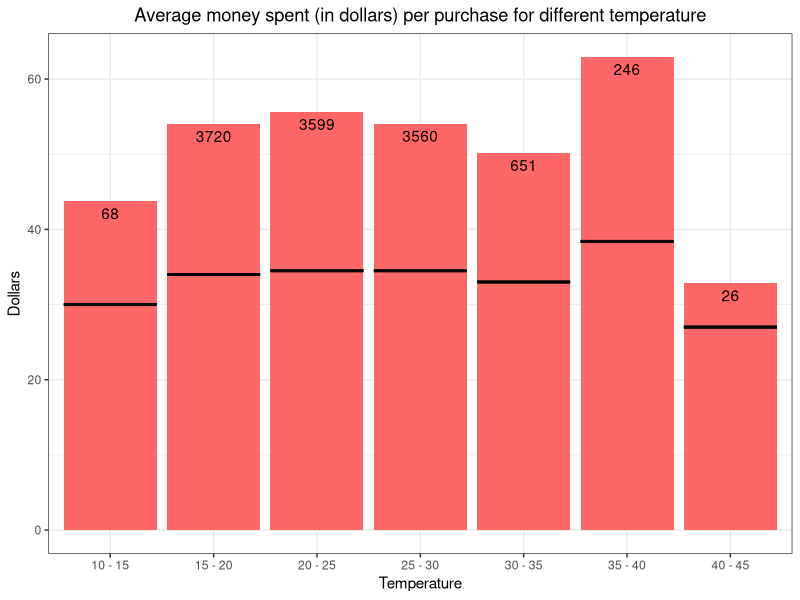
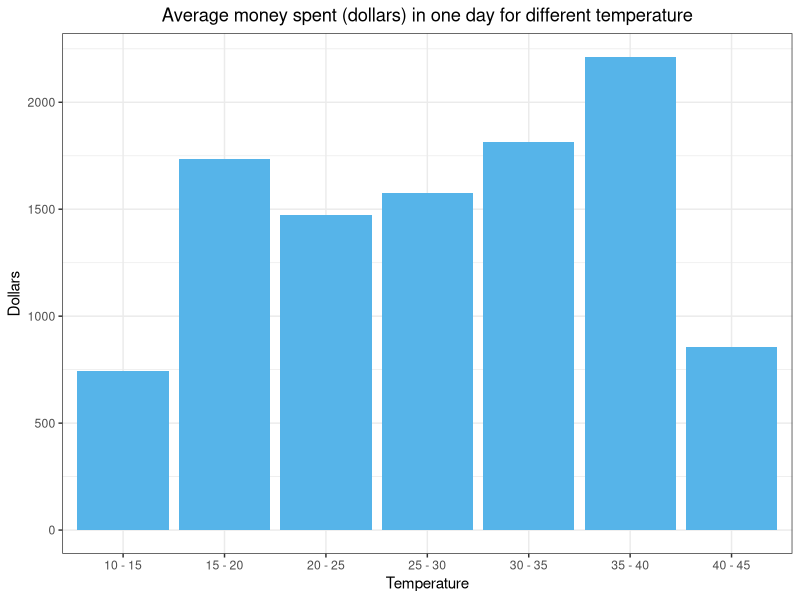
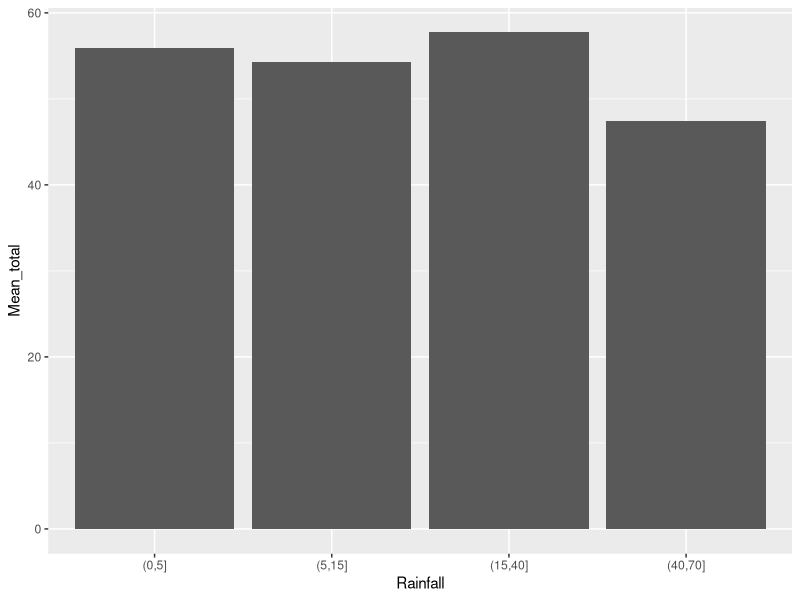
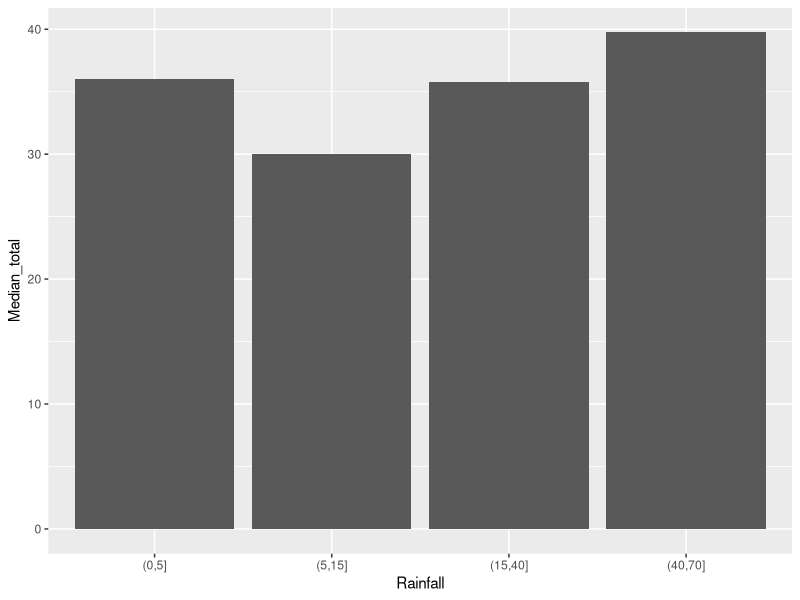
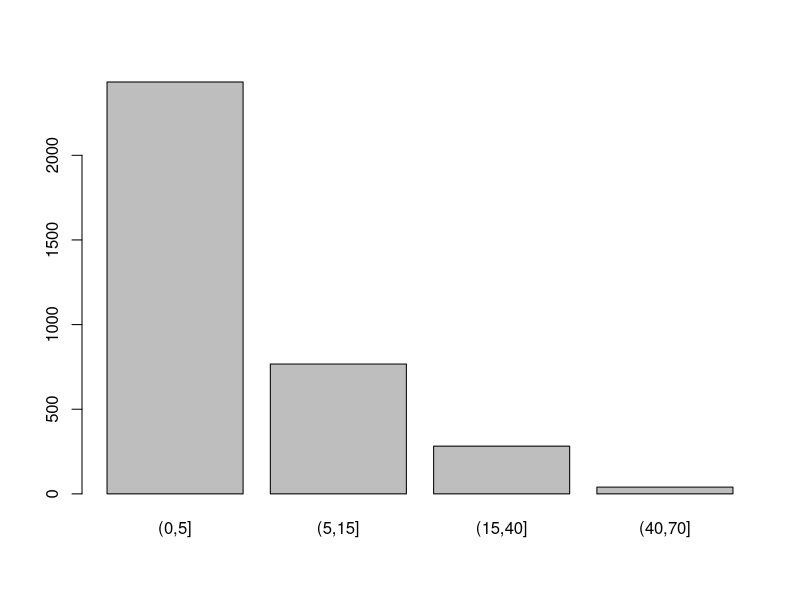
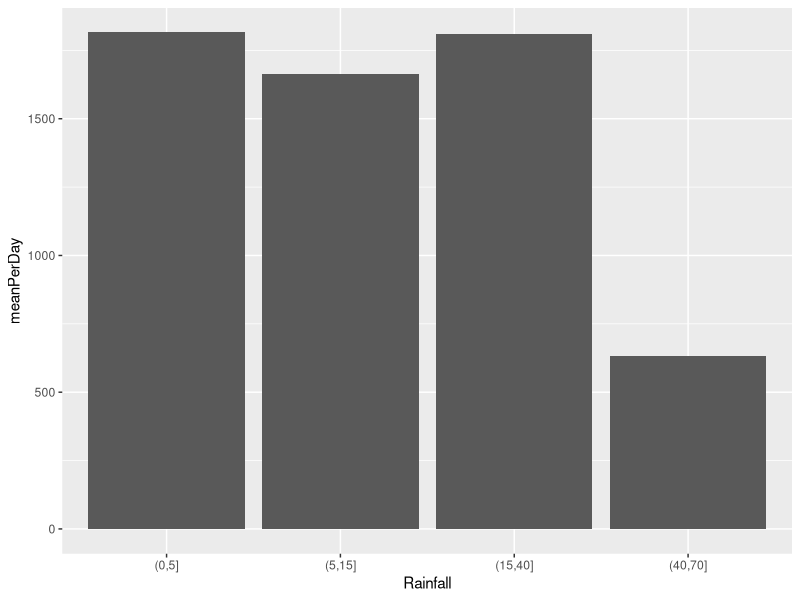

Here is the R script that generated these plots, in order:
## ---- chunk 1

# LOAD DATA
library(ggplot2)
library(tidyr)
library(xtable)
data = read.csv("data/ProcessedData.csv")


# Quick look at top 5 rows of data
head(data)

## Size of data
# For the mtcars dataset, there are 32 rows (the types of cars) and 11 variables (properties of the cars).
dim(data)

## R's classification of data
class(data)

## R's classification of variables
str(data)
#sapply(mtcars, class)
## ---- chunk 2
#The temperature is a quantitative variable. We start by changing it to a qualitative one using ranges that cover 5 degrees Celcius
temp = data$Maximum.temperature..Degree.C.
data$tempGroups = cut(temp, c(10,15,20,25,30,35,40,45))

#Transaction sizes for each temperature range
meanPerPerson = aggregate(data$Total ~ data$tempGroups, data, mean)
medPerPerson = aggregate(data$Total ~ data$tempGroups, data, median)
transactions = merge(x = meanPerPerson, y = medPerPerson, by='data$tempGroups')
names(transactions) = c('Temperature', 'Mean_total', 'Median_total')
print(transactions)

Fre <- as.data.frame(table(data$tempGroups))
colnames(Fre)[1] <- "tempGroups" 
Fre$lab <- as.character(Fre$Freq)


#Barplot for average money spent with median lines
ggplot(transactions, aes(Temperature, Mean_total), label = Fre$Freq) + geom_bar(stat="identity", position = "dodge", fill = "#FF6666") + ggtitle("Average money spent (in dollars) per purchase for different temperature") + ylab("Dollars") + theme_bw() + theme(plot.title = element_text(hjust = 0.5)) + geom_errorbar(data=transactions, aes(Temperature, ymax = Median_total, ymin = Median_total), size=1, linetype = "solid", inherit.aes = F, width = 0.9) + geom_text(aes(label = Fre$Freq), position = position_dodge(width = 0.9), vjust = 1.5) + scale_x_discrete(labels = c('10 - 15','15 - 20','20 - 25', '25 - 30', '30 - 35', '35 - 40', '40 - 45'))

 #Barplot showing only median
 #ggplot(transactions, aes(Temperature, Median_total)) + geom_bar(stat="identity", position = "dodge", fill = "#56B4E9") + ggtitle("Median how much each person spends (in dollars) for different temperature") + ylab("Median") + theme_bw() + theme(plot.title = element_text(hjust = 0.5))
 
 #ggplot(data, aes(Maximum.temperature..Degree.C., median(Total)), group = 1) + geom_boxplot() + coord_flip()

 #Number of transactions per temperature range
 #barplot(table(data$tempGroups))

## ---- chunk 3
 
 #Total money spent for each temperature range
 totalPerDay = aggregate(data$Total ~ data$tempGroups, data, sum)
 nrOfDaysPerTemp = aggregate(data$Date ~ data$tempGroups, data, function(x) length(unique(x)))
 totals = merge(x = totalPerDay, y = nrOfDaysPerTemp, by='data$tempGroups')
 names(totals) = c('Temperature', 'Total', 'NrOfDays')
 totals['meanPerDay'] = round(totals$Total / totals$NrOfDays, 1)
 
 ggplot(totals, aes(Temperature, meanPerDay)) + geom_bar(stat="identity", position = "dodge") + geom_bar(stat="identity", position = "dodge", fill = "#56B4E9") + ggtitle("Average money spent (dollars) in one day for different temperature") + ylab("Dollars") + theme_bw() + theme(plot.title = element_text(hjust = 0.5)) + scale_x_discrete(labels = c('10 - 15','15 - 20','20 - 25', '25 - 30', '30 - 35', '35 - 40', '40 - 45'))
 
## ---- chunk 4
rainData = data %>% drop_na(Rainfall.amount..millimetres.)
print(paste('Number of rows with missing values for rainfall: ', nrow(data)-nrow(rainData)))
rain = rainData$Rainfall.amount..millimetres.
print(paste('Maximum rainfall', max(rain)))
print(paste('Minimum rainfall', min(rain)))
print(paste('Mean rainfall', mean(rain)))
print(paste('Median rainfall', median(rain)))
table(max(rain), min(rain), mean(rain), median(rain))
## ---- chunk 5
#We start by changing the rainfall from a quantitative variable to a qualitative one
rainData$rainGroups = cut(rain, c(0,5,15,40,70))

#Transaction sizes for each temperature range
meanPerPerson = aggregate(rainData$Total ~ rainData$rainGroups, rainData, mean)
medPerPerson = aggregate(rainData$Total ~ rainData$rainGroups, data, median)
transactions = merge(x = meanPerPerson, y = medPerPerson, by='rainData$rainGroups')
names(transactions) = c('Rainfall', 'Mean_total', 'Median_total')
print(transactions)

 ggplot(transactions, aes(Rainfall, Mean_total)) + geom_bar(stat="identity", position = "dodge") 
 ggplot(transactions, aes(Rainfall, Median_total)) + geom_bar(stat="identity", position = "dodge")

 #Number of transactions for each rainfall range
 barplot(table(rainData$rainGroups))
 
 
 #Total money spent for each temperature range
 totalPerDay = aggregate(rainData$Total ~ rainData$rainGroups, rainData, sum)
 nrOfDaysPerRain = aggregate(rainData$Date ~ rainData$rainGroups, rainData, function(x) length(unique(x)))
 totals = merge(x = totalPerDay, y = nrOfDaysPerRain, by='rainData$rainGroups')
 names(totals) = c('Rainfall', 'Total', 'NrOfDays')
 totals['meanPerDay'] = round(totals$Total / totals$NrOfDays, 1)
 
 ggplot(totals, aes(Rainfall, meanPerDay)) + geom_bar(stat="identity", position = "dodge")

